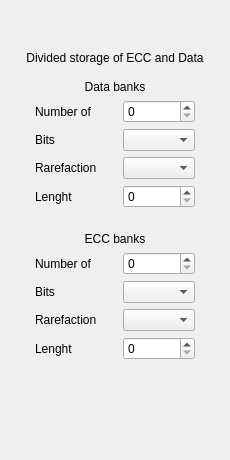
      <widget class="QWidget" name="separated_storage">
       <layout class="QGridLayout" name="gridLayout_17">
        <item row="0" column="1">
         <layout class="QGridLayout" name="layout" rowstretch="0,0,0,0,0">
          <item row="1" column="0" colspan="2">
           <widget class="QLabel" name="label_7">
            <property name="text">
             <string>Divided storage of ECC and Data</string>
            </property>
            <property name="alignment">
             <set>Qt::AlignCenter</set>
            </property>
           </widget>
          </item>
          <item row="0" column="0" colspan="2">
           <spacer name="verticalSpacer_12">
            <property name="orientation">
             <enum>Qt::Vertical</enum>
            </property>
            <property name="sizeHint" stdset="0">
             <size>
              <width>20</width>
              <height>40</height>
             </size>
            </property>
           </spacer>
          </item>
          <item row="2" column="0" colspan="2">
           <widget class="QWidget" name="data" native="true">
            <property name="autoFillBackground">
             <bool>false</bool>
            </property>
            <property name="styleSheet">
             <string notr="true"/>
            </property>
            <layout class="QGridLayout" name="gridLayout_18">
             <item row="1" column="0">
              <widget class="QLabel" name="label_data_num">
               <property name="text">
                <string>Number of </string>
               </property>
              </widget>
             </item>
             <item row="2" column="0">
              <widget class="QLabel" name="label_data_bits">
               <property name="text">
                <string>Bits</string>
               </property>
              </widget>
             </item>
             <item row="3" column="0">
              <widget class="QLabel" name="label_rar">
               <property name="text">
                <string>Rarefaction</string>
               </property>
              </widget>
             </item>
             <item row="2" column="2">
              <widget class="QComboBox" name="comboBox_data_bits"/>
             </item>
             <item row="1" column="2">
              <widget class="QSpinBox" name="spinBox_data_num"/>
             </item>
             <item row="3" column="2">
              <widget class="QComboBox" name="comboBox_data_rar"/>
             </item>
             <item row="0" column="0" colspan="3">
              <widget class="QLabel" name="label_data">
               <property name="sizePolicy">
                <sizepolicy hsizetype="Preferred" vsizetype="Minimum">
                 <horstretch>0</horstretch>
                 <verstretch>0</verstretch>
                </sizepolicy>
               </property>
               <property name="text">
                <string>Data banks</string>
               </property>
               <property name="alignment">
                <set>Qt::AlignCenter</set>
               </property>
              </widget>
             </item>
             <item row="4" column="0">
              <widget class="QLabel" name="label_data_lenght">
               <property name="text">
                <string>Lenght</string>
               </property>
              </widget>
             </item>
             <item row="4" column="2">
              <widget class="QSpinBox" name="spinBox_data_lenght"/>
             </item>
            </layout>
           </widget>
          </item>
          <item row="4" column="0" colspan="2">
           <widget class="QWidget" name="ecc" native="true">
            <property name="minimumSize">
             <size>
              <width>0</width>
              <height>40</height>
             </size>
            </property>
            <layout class="QGridLayout" name="gridLayout_16">
             <item row="2" column="0">
              <widget class="QLabel" name="label_ecc_bits">
               <property name="text">
                <string>Bits</string>
               </property>
              </widget>
             </item>
             <item row="1" column="0">
              <widget class="QLabel" name="label_ecc_num">
               <property name="text">
                <string>Number of </string>
               </property>
              </widget>
             </item>
             <item row="3" column="0">
              <widget class="QLabel" name="label_ecc_rar">
               <property name="text">
                <string>Rarefaction</string>
               </property>
              </widget>
             </item>
             <item row="2" column="2">
              <widget class="QComboBox" name="comboBox_ecc_bits"/>
             </item>
             <item row="1" column="2">
              <widget class="QSpinBox" name="spinBox_ecc_num"/>
             </item>
             <item row="3" column="2">
              <widget class="QComboBox" name="comboBox_ecc_rar"/>
             </item>
             <item row="0" column="0" colspan="3">
              <widget class="QLabel" name="label_ecc">
               <property name="sizePolicy">
                <sizepolicy hsizetype="Preferred" vsizetype="Minimum">
                 <horstretch>0</horstretch>
                 <verstretch>0</verstretch>
                </sizepolicy>
               </property>
               <property name="text">
                <string>ECC banks</string>
               </property>
               <property name="alignment">
                <set>Qt::AlignCenter</set>
               </property>
              </widget>
             </item>
             <item row="4" column="0">
              <widget class="QLabel" name="label_ecc_lenght">
               <property name="text">
                <string>Lenght</string>
               </property>
              </widget>
             </item>
             <item row="4" column="2">
              <widget class="QSpinBox" name="spinBox_data_lenght_2"/>
             </item>
            </layout>
           </widget>
          </item>
         </layout>
        </item>
        <item row="2" column="1">
         <spacer name="verticalSpacer_8">
          <property name="orientation">
           <enum>Qt::Vertical</enum>
          </property>
          <property name="sizeHint" stdset="0">
           <size>
            <width>20</width>
            <height>40</height>
           </size>
          </property>
         </spacer>
        </item>
        <item row="1" column="1">
         <spacer name="verticalSpacer_11">
          <property name="orientation">
           <enum>Qt::Vertical</enum>
          </property>
          <property name="sizeType">
           <enum>QSizePolicy::Fixed</enum>
          </property>
          <property name="sizeHint" stdset="0">
           <size>
            <width>20</width>
            <height>40</height>
           </size>
          </property>
         </spacer>
        </item>
        <item row="0" column="0">
         <spacer name="horizontalSpacer_9">
          <property name="orientation">
           <enum>Qt::Horizontal</enum>
          </property>
          <property name="sizeType">
           <enum>QSizePolicy::Fixed</enum>
          </property>
          <property name="sizeHint" stdset="0">
           <size>
            <width>15</width>
            <height>20</height>
           </size>
          </property>
         </spacer>
        </item>
        <item row="0" column="2">
         <spacer name="horizontalSpacer_10">
          <property name="orientation">
           <enum>Qt::Horizontal</enum>
          </property>
          <property name="sizeType">
           <enum>QSizePolicy::Fixed</enum>
          </property>
          <property name="sizeHint" stdset="0">
           <size>
            <width>15</width>
            <height>20</height>
           </size>
          </property>
         </spacer>
        </item>
       </layout>
      </widget>
